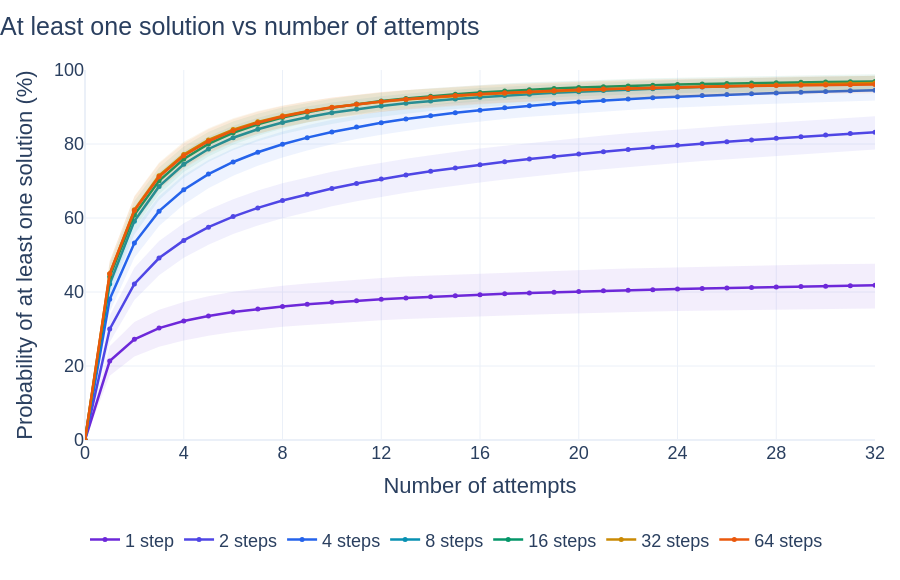

Notebook code cell kept with this figure:
### Code cell
attempt_counts = np.arange(ATTEMPTS_PER_PUZZLE + 1)
bootstrap_rng = np.random.default_rng(EVAL_SEED + 1)
# Reuse the same whole-puzzle bootstrap draws for every generation-step budget.
n_puzzles = len(evaluation_indices)
weights = bootstrap_rng.multinomial(
    n_puzzles,
    np.full(n_puzzles, 1 / n_puzzles),
    size=3000,
)
retry_results = {}
step_colors = [
    "#6D28D9",
    "#4F46E5",
    "#2563EB",
    "#0891B2",
    "#059669",
    "#CA8A04",
    "#EA580C",
]
fig = go.Figure()
for generation_steps in EVAL_STEP_COUNTS:
    successes = evaluation_successes[generation_steps]
    per_puzzle_pass = np.zeros((n_puzzles, ATTEMPTS_PER_PUZZLE + 1))
    no_solution = np.ones(n_puzzles)
    failed = ATTEMPTS_PER_PUZZLE - successes.sum(axis=1)
    for k in range(1, ATTEMPTS_PER_PUZZLE + 1):
        no_solution *= np.maximum(failed - k + 1, 0) / (ATTEMPTS_PER_PUZZLE - k + 1)
        per_puzzle_pass[:, k] = 1 - no_solution
    pass_at_k = per_puzzle_pass.mean(axis=0)
    lower, upper = np.quantile(
        weights @ per_puzzle_pass / n_puzzles, [0.025, 0.975], axis=0
    )
    retry_results[generation_steps] = dict(
        pass_at_k=pass_at_k, lower=lower, upper=upper
    )

    color = step_colors[EVAL_STEP_COUNTS.index(generation_steps) % len(step_colors)]
    rgb = tuple(int(color[position : position + 2], 16) for position in (1, 3, 5))
    group = str(generation_steps)
    fig.add_scatter(
        x=attempt_counts,
        y=100 * lower,
        mode="lines",
        line=dict(width=0),
        hoverinfo="skip",
        showlegend=False,
        legendgroup=group,
    )
    fig.add_scatter(
        x=attempt_counts,
        y=100 * upper,
        mode="lines",
        line=dict(width=0),
        fill="tonexty",
        fillcolor=f"rgba({rgb[0]},{rgb[1]},{rgb[2]},0.08)",
        hoverinfo="skip",
        showlegend=False,
        legendgroup=group,
    )
    fig.add_scatter(
        x=attempt_counts,
        y=100 * pass_at_k,
        mode="lines+markers",
        line=dict(color=color, width=2.5),
        marker=dict(size=5),
        name=f"{generation_steps} " + ("step" if generation_steps == 1 else "steps"),
        legendgroup=group,
        customdata=np.column_stack((100 * lower, 100 * upper)),
        hovertemplate=(
            "%{y:.2f}% · 95% interval [%{customdata[0]:.2f}%, %{customdata[1]:.2f}%]"
            "<extra>%{fullData.name}</extra>"
        ),
    )

fig.update_layout(
    title=dict(text="At least one solution vs number of attempts", x=0),
    template="plotly_white",
    height=580,
    autosize=True,
    hovermode="x unified",
    xaxis=dict(
        title="Number of attempts",
        range=[0, ATTEMPTS_PER_PUZZLE],
        dtick=max(1, ATTEMPTS_PER_PUZZLE // 8),
    ),
    yaxis=dict(title="Probability of at least one solution (%)", range=[0, 100]),
    font=dict(family="Arial, sans-serif", size=18),
    legend=dict(orientation="h", y=-0.22, x=0, groupclick="togglegroup"),
    margin=dict(l=85, r=25, t=70, b=140),
)
fig.show(config=PLOT_CONFIG)
fig.write_html(ARTIFACTS / "queens8_dfm_retries.html", config=PLOT_CONFIG)

np.savez_compressed(
    ARTIFACTS / "queens8_dfm_evaluation.npz",
    dataset_indices=evaluation_indices,
    puzzle_ids=puzzles["ids"][evaluation_indices],
    steps=np.asarray(EVAL_STEP_COUNTS),
    successes=np.stack([evaluation_successes[steps] for steps in EVAL_STEP_COUNTS]),
    attempt_counts=attempt_counts,
    pass_at_k=np.stack(
        [retry_results[steps]["pass_at_k"] for steps in EVAL_STEP_COUNTS]
    ),
    lower=np.stack([retry_results[steps]["lower"] for steps in EVAL_STEP_COUNTS]),
    upper=np.stack([retry_results[steps]["upper"] for steps in EVAL_STEP_COUNTS]),
    evaluation_seed=EVAL_SEED,
    batch_size=EVAL_BATCH_SIZE,
    dataset_sha256=puzzles["metadata"]["data_sha256"],
    checkpoint_sha256=checkpoint_sha256,
    optimizer_updates=run.global_step,
)

### Figure 1 — Plotly figure (JSON) as saved in the notebook; plotly's stock layout.template omitted (floating-point values rounded to 4 significant figures)
{"data": [{"hoverinfo": "skip", "legendgroup": "1", "line": {"width": 0}, "mode": "lines", "showlegend": false, "type": "scatter", "x": [0, 1, 2, 3, 4, 5, 6, 7, 8, 9, 10, 11, 12, 13, 14, 15, 16, 17, 18, 19, 20, 21, 22, 23, 24, 25, 26, 27, 28, 29, 30, 31, 32], "y": [0.0, 17.35, 22.57, 25.24, 26.92, 28.17, 29.16, 29.92, 30.58, 31.09, 31.58, 32.02, 32.4, 32.73, 32.99, 33.23, 33.44, 33.65, 33.86, 34.06, 34.27, 34.41, 34.54, 34.7, 34.85, 34.96, 35.07, 35.22, 35.34, 35.39, 35.45, 35.5, 35.55]}, {"fill": "tonexty", "fillcolor": "rgba(109,40,217,0.08)", "hoverinfo": "skip", "legendgroup": "1", "line": {"width": 0}, "mode": "lines", "showlegend": false, "type": "scatter", "x": [0, 1, 2, 3, 4, 5, 6, 7, 8, 9, 10, 11, 12, 13, 14, 15, 16, 17, 18, 19, 20, 21, 22, 23, 24, 25, 26, 27, 28, 29, 30, 31, 32], "y": [0.0, 25.37, 31.88, 35.19, 37.32, 38.87, 40.05, 40.87, 41.72, 42.3, 42.84, 43.34, 43.76, 44.17, 44.43, 44.76, 45.02, 45.28, 45.55, 45.77, 45.97, 46.18, 46.34, 46.51, 46.71, 46.84, 46.97, 47.14, 47.25, 47.39, 47.48, 47.57, 47.66]}, {"customdata": [[0.0, 0.0], [17.35, 25.37], [22.57, 31.88], [25.24, 35.19], [26.92, 37.32], [28.17, 38.87], [29.16, 40.05], [29.92, 40.87], [30.58, 41.72], [31.09, 42.3], [31.58, 42.84], [32.02, 43.34], [32.4, 43.76], [32.73, 44.17], [32.99, 44.43], [33.23, 44.76], [33.44, 45.02], [33.65, 45.28], [33.86, 45.55], [34.06, 45.77], [34.27, 45.97], [34.41, 46.18], [34.54, 46.34], [34.7, 46.51], [34.85, 46.71], [34.96, 46.84], [35.07, 46.97], [35.22, 47.14], [35.34, 47.25], [35.39, 47.39], [35.45, 47.48], [35.5, 47.57], [35.55, 47.66]], "hovertemplate": "%{y:.2f}% · 95% interval [%{customdata[0]:.2f}%, %{customdata[1]:.2f}%]<extra>%{fullData.name}</extra>", "legendgroup": "1", "line": {"color": "#6D28D9", "width": 2.5}, "marker": {"size": 5}, "mode": "lines+markers", "name": "1 step", "type": "scatter", "x": [0, 1, 2, 3, 4, 5, 6, 7, 8, 9, 10, 11, 12, 13, 14, 15, 16, 17, 18, 19, 20, 21, 22, 23, 24, 25, 26, 27, 28, 29, 30, 31, 32], "y": [0.0, 21.34, 27.22, 30.25, 32.16, 33.52, 34.56, 35.41, 36.1, 36.69, 37.2, 37.65, 38.04, 38.39, 38.71, 39.0, 39.26, 39.5, 39.72, 39.93, 40.12, 40.3, 40.48, 40.64, 40.79, 40.93, 41.07, 41.21, 41.33, 41.46, 41.57, 41.69, 41.8]}, {"hoverinfo": "skip", "legendgroup": "2", "line": {"width": 0}, "mode": "lines", "showlegend": false, "type": "scatter", "x": [0, 1, 2, 3, 4, 5, 6, 7, 8, 9, 10, 11, 12, 13, 14, 15, 16, 17, 18, 19, 20, 21, 22, 23, 24, 25, 26, 27, 28, 29, 30, 31, 32], "y": [0.0, 26.4, 37.83, 44.53, 49.23, 52.79, 55.66, 57.95, 59.96, 61.65, 63.15, 64.49, 65.71, 66.83, 67.81, 68.76, 69.63, 70.44, 71.19, 71.93, 72.58, 73.18, 73.8, 74.37, 74.89, 75.42, 75.84, 76.33, 76.76, 77.22, 77.6, 78.06, 78.52]}, {"fill": "tonexty", "fillcolor": "rgba(79,70,229,0.08)", "hoverinfo": "skip", "legendgroup": "2", "line": {"width": 0}, "mode": "lines", "showlegend": false, "type": "scatter", "x": [0, 1, 2, 3, 4, 5, 6, 7, 8, 9, 10, 11, 12, 13, 14, 15, 16, 17, 18, 19, 20, 21, 22, 23, 24, 25, 26, 27, 28, 29, 30, 31, 32], "y": [0.0, 33.57, 46.55, 53.76, 58.58, 62.21, 65.05, 67.45, 69.4, 71.0, 72.48, 73.79, 74.94, 76.01, 76.99, 77.92, 78.76, 79.55, 80.28, 80.97, 81.65, 82.3, 82.88, 83.44, 83.93, 84.43, 84.93, 85.38, 85.82, 86.32, 86.73, 87.12, 87.5]}, {"customdata": [[0.0, 0.0], [26.4, 33.57], [37.83, 46.55], [44.53, 53.76], [49.23, 58.58], [52.79, 62.21], [55.66, 65.05], [57.95, 67.45], [59.96, 69.4], [61.65, 71.0], [63.15, 72.48], [64.49, 73.79], [65.71, 74.94], [66.83, 76.01], [67.81, 76.99], [68.76, 77.92], [69.63, 78.76], [70.44, 79.55], [71.19, 80.28], [71.93, 80.97], [72.58, 81.65], [73.18, 82.3], [73.8, 82.88], [74.37, 83.44], [74.89, 83.93], [75.42, 84.43], [75.84, 84.93], [76.33, 85.38], [76.76, 85.82], [77.22, 86.32], [77.6, 86.73], [78.06, 87.12], [78.52, 87.5]], "hovertemplate": "%{y:.2f}% · 95% interval [%{customdata[0]:.2f}%, %{customdata[1]:.2f}%]<extra>%{fullData.name}</extra>", "legendgroup": "2", "line": {"color": "#4F46E5", "width": 2.5}, "marker": {"size": 5}, "mode": "lines+markers", "name": "2 steps", "type": "scatter", "x": [0, 1, 2, 3, 4, 5, 6, 7, 8, 9, 10, 11, 12, 13, 14, 15, 16, 17, 18, 19, 20, 21, 22, 23, 24, 25, 26, 27, 28, 29, 30, 31, 32], "y": [0.0, 29.98, 42.19, 49.18, 53.94, 57.52, 60.37, 62.73, 64.72, 66.44, 67.96, 69.3, 70.51, 71.61, 72.61, 73.54, 74.4, 75.2, 75.94, 76.65, 77.31, 77.94, 78.53, 79.09, 79.63, 80.14, 80.63, 81.1, 81.56, 81.99, 82.41, 82.81, 83.2]}, {"hoverinfo": "skip", "legendgroup": "4", "line": {"width": 0}, "mode": "lines", "showlegend": false, "type": "scatter", "x": [0, 1, 2, 3, 4, 5, 6, 7, 8, 9, 10, 11, 12, 13, 14, 15, 16, 17, 18, 19, 20, 21, 22, 23, 24, 25, 26, 27, 28, 29, 30, 31, 32], "y": [0.0, 34.57, 49.28, 57.85, 63.67, 68.03, 71.39, 74.13, 76.37, 78.27, 79.91, 81.33, 82.52, 83.58, 84.5, 85.33, 86.08, 86.74, 87.35, 87.85, 88.36, 88.81, 89.2, 89.57, 89.91, 90.19, 90.42, 90.7, 90.91, 91.1, 91.32, 91.56, 91.79]}, {"fill": "tonexty", "fillcolor": "rgba(37,99,235,0.08)", "hoverinfo": "skip", "legendgroup": "4", "line": {"width": 0}, "mode": "lines", "showlegend": false, "type": "scatter", "x": [0, 1, 2, 3, 4, 5, 6, 7, 8, 9, 10, 11, 12, 13, 14, 15, 16, 17, 18, 19, 20, 21, 22, 23, 24, 25, 26, 27, 28, 29, 30, 31, 32], "y": [0.0, 41.6, 57.25, 65.9, 71.59, 75.66, 78.81, 81.3, 83.38, 85.08, 86.56, 87.77, 88.86, 89.77, 90.62, 91.36, 92.01, 92.61, 93.16, 93.66, 94.11, 94.48, 94.82, 95.15, 95.48, 95.77, 95.98, 96.21, 96.42, 96.64, 96.86, 97.07, 97.27]}, {"customdata": [[0.0, 0.0], [34.57, 41.6], [49.28, 57.25], [57.85, 65.9], [63.67, 71.59], [68.03, 75.66], [71.39, 78.81], [74.13, 81.3], [76.37, 83.38], [78.27, 85.08], [79.91, 86.56], [81.33, 87.77], [82.52, 88.86], [83.58, 89.77], [84.5, 90.62], [85.33, 91.36], [86.08, 92.01], [86.74, 92.61], [87.35, 93.16], [87.85, 93.66], [88.36, 94.11], [88.81, 94.48], [89.2, 94.82], [89.57, 95.15], [89.91, 95.48], [90.19, 95.77], [90.42, 95.98], [90.7, 96.21], [90.91, 96.42], [91.1, 96.64], [91.32, 96.86], [91.56, 97.07], [91.79, 97.27]], "hovertemplate": "%{y:.2f}% · 95% interval [%{customdata[0]:.2f}%, %{customdata[1]:.2f}%]<extra>%{fullData.name}</extra>", "legendgroup": "4", "line": {"color": "#2563EB", "width": 2.5}, "marker": {"size": 5}, "mode": "lines+markers", "name": "4 steps", "type": "scatter", "x": [0, 1, 2, 3, 4, 5, 6, 7, 8, 9, 10, 11, 12, 13, 14, 15, 16, 17, 18, 19, 20, 21, 22, 23, 24, 25, 26, 27, 28, 29, 30, 31, 32], "y": [0.0, 38.05, 53.23, 61.86, 67.64, 71.87, 75.14, 77.76, 79.91, 81.72, 83.26, 84.58, 85.73, 86.75, 87.64, 88.44, 89.15, 89.78, 90.35, 90.87, 91.33, 91.76, 92.14, 92.49, 92.8, 93.09, 93.35, 93.59, 93.81, 94.02, 94.2, 94.37, 94.53]}, {"hoverinfo": "skip", "legendgroup": "8", "line": {"width": 0}, "mode": "lines", "showlegend": false, "type": "scatter", "x": [0, 1, 2, 3, 4, 5, 6, 7, 8, 9, 10, 11, 12, 13, 14, 15, 16, 17, 18, 19, 20, 21, 22, 23, 24, 25, 26, 27, 28, 29, 30, 31, 32], "y": [0.0, 38.84, 55.52, 64.88, 70.86, 75.13, 78.3, 80.71, 82.64, 84.15, 85.43, 86.52, 87.39, 88.17, 88.89, 89.48, 89.97, 90.45, 90.88, 91.25, 91.59, 91.92, 92.22, 92.48, 92.73, 92.98, 93.18, 93.39, 93.58, 93.74, 93.88, 94.02, 94.14]}, {"fill": "tonexty", "fillcolor": "rgba(8,145,178,0.08)", "hoverinfo": "skip", "legendgroup": "8", "line": {"width": 0}, "mode": "lines", "showlegend": false, "type": "scatter", "x": [0, 1, 2, 3, 4, 5, 6, 7, 8, 9, 10, 11, 12, 13, 14, 15, 16, 17, 18, 19, 20, 21, 22, 23, 24, 25, 26, 27, 28, 29, 30, 31, 32], "y": [0.0, 45.48, 62.96, 72.31, 78.06, 82.03, 84.92, 87.06, 88.77, 90.12, 91.22, 92.13, 92.9, 93.56, 94.15, 94.65, 95.1, 95.48, 95.81, 96.13, 96.38, 96.66, 96.9, 97.11, 97.33, 97.51, 97.68, 97.82, 97.97, 98.11, 98.23, 98.34, 98.44]}, {"customdata": [[0.0, 0.0], [38.84, 45.48], [55.52, 62.96], [64.88, 72.31], [70.86, 78.06], [75.13, 82.03], [78.3, 84.92], [80.71, 87.06], [82.64, 88.77], [84.15, 90.12], [85.43, 91.22], [86.52, 92.13], [87.39, 92.9], [88.17, 93.56], [88.89, 94.15], [89.48, 94.65], [89.97, 95.1], [90.45, 95.48], [90.88, 95.81], [91.25, 96.13], [91.59, 96.38], [91.92, 96.66], [92.22, 96.9], [92.48, 97.11], [92.73, 97.33], [92.98, 97.51], [93.18, 97.68], [93.39, 97.82], [93.58, 97.97], [93.74, 98.11], [93.88, 98.23], [94.02, 98.34], [94.14, 98.44]], "hovertemplate": "%{y:.2f}% · 95% interval [%{customdata[0]:.2f}%, %{customdata[1]:.2f}%]<extra>%{fullData.name}</extra>", "legendgroup": "8", "line": {"color": "#0891B2", "width": 2.5}, "marker": {"size": 5}, "mode": "lines+markers", "name": "8 steps", "type": "scatter", "x": [0, 1, 2, 3, 4, 5, 6, 7, 8, 9, 10, 11, 12, 13, 14, 15, 16, 17, 18, 19, 20, 21, 22, 23, 24, 25, 26, 27, 28, 29, 30, 31, 32], "y": [0.0, 42.14, 59.15, 68.53, 74.51, 78.65, 81.68, 83.99, 85.8, 87.25, 88.44, 89.43, 90.27, 90.99, 91.62, 92.17, 92.65, 93.09, 93.48, 93.83, 94.15, 94.44, 94.71, 94.95, 95.18, 95.39, 95.59, 95.77, 95.93, 96.09, 96.23, 96.36, 96.48]}, {"hoverinfo": "skip", "legendgroup": "16", "line": {"width": 0}, "mode": "lines", "showlegend": false, "type": "scatter", "x": [0, 1, 2, 3, 4, 5, 6, 7, 8, 9, 10, 11, 12, 13, 14, 15, 16, 17, 18, 19, 20, 21, 22, 23, 24, 25, 26, 27, 28, 29, 30, 31, 32], "y": [0.0, 40.62, 57.25, 66.45, 72.44, 76.63, 79.78, 82.25, 84.21, 85.78, 87.1, 88.16, 89.04, 89.79, 90.46, 91.03, 91.51, 91.93, 92.28, 92.63, 92.9, 93.13, 93.35, 93.55, 93.74, 93.89, 94.01, 94.13, 94.23, 94.32, 94.4, 94.47, 94.53]}, {"fill": "tonexty", "fillcolor": "rgba(5,150,105,0.08)", "hoverinfo": "skip", "legendgroup": "16", "line": {"width": 0}, "mode": "lines", "showlegend": false, "type": "scatter", "x": [0, 1, 2, 3, 4, 5, 6, 7, 8, 9, 10, 11, 12, 13, 14, 15, 16, 17, 18, 19, 20, 21, 22, 23, 24, 25, 26, 27, 28, 29, 30, 31, 32], "y": [0.0, 47.6, 64.61, 73.64, 79.31, 83.22, 86.07, 88.19, 89.85, 91.13, 92.24, 93.15, 93.89, 94.55, 95.1, 95.55, 95.98, 96.34, 96.66, 96.93, 97.17, 97.39, 97.59, 97.78, 97.93, 98.07, 98.19, 98.31, 98.43, 98.55, 98.65, 98.74, 98.83]}, {"customdata": [[0.0, 0.0], [40.62, 47.6], [57.25, 64.61], [66.45, 73.64], [72.44, 79.31], [76.63, 83.22], [79.78, 86.07], [82.25, 88.19], [84.21, 89.85], [85.78, 91.13], [87.1, 92.24], [88.16, 93.15], [89.04, 93.89], [89.79, 94.55], [90.46, 95.1], [91.03, 95.55], [91.51, 95.98], [91.93, 96.34], [92.28, 96.66], [92.63, 96.93], [92.9, 97.17], [93.13, 97.39], [93.35, 97.59], [93.55, 97.78], [93.74, 97.93], [93.89, 98.07], [94.01, 98.19], [94.13, 98.31], [94.23, 98.43], [94.32, 98.55], [94.4, 98.65], [94.47, 98.74], [94.53, 98.83]], "hovertemplate": "%{y:.2f}% · 95% interval [%{customdata[0]:.2f}%, %{customdata[1]:.2f}%]<extra>%{fullData.name}</extra>", "legendgroup": "16", "line": {"color": "#059669", "width": 2.5}, "marker": {"size": 5}, "mode": "lines+markers", "name": "16 steps", "type": "scatter", "x": [0, 1, 2, 3, 4, 5, 6, 7, 8, 9, 10, 11, 12, 13, 14, 15, 16, 17, 18, 19, 20, 21, 22, 23, 24, 25, 26, 27, 28, 29, 30, 31, 32], "y": [0.0, 44.1, 60.88, 70.07, 75.94, 80.03, 83.04, 85.34, 87.15, 88.6, 89.79, 90.78, 91.62, 92.32, 92.93, 93.46, 93.91, 94.31, 94.66, 94.97, 95.25, 95.49, 95.7, 95.89, 96.06, 96.21, 96.35, 96.47, 96.57, 96.66, 96.74, 96.81, 96.88]}, {"hoverinfo": "skip", "legendgroup": "32", "line": {"width": 0}, "mode": "lines", "showlegend": false, "type": "scatter", "x": [0, 1, 2, 3, 4, 5, 6, 7, 8, 9, 10, 11, 12, 13, 14, 15, 16, 17, 18, 19, 20, 21, 22, 23, 24, 25, 26, 27, 28, 29, 30, 31, 32], "y": [0.0, 41.67, 58.67, 67.86, 73.68, 77.7, 80.64, 82.79, 84.44, 85.83, 86.89, 87.82, 88.62, 89.26, 89.8, 90.29, 90.69, 91.07, 91.4, 91.71, 91.98, 92.22, 92.44, 92.67, 92.85, 93.02, 93.19, 93.32, 93.48, 93.65, 93.82, 93.98, 94.14]}, {"fill": "tonexty", "fillcolor": "rgba(202,138,4,0.08)", "hoverinfo": "skip", "legendgroup": "32", "line": {"width": 0}, "mode": "lines", "showlegend": false, "type": "scatter", "x": [0, 1, 2, 3, 4, 5, 6, 7, 8, 9, 10, 11, 12, 13, 14, 15, 16, 17, 18, 19, 20, 21, 22, 23, 24, 25, 26, 27, 28, 29, 30, 31, 32], "y": [0.0, 48.33, 65.94, 75.03, 80.6, 84.29, 86.95, 88.93, 90.41, 91.58, 92.52, 93.3, 93.98, 94.52, 94.96, 95.36, 95.71, 96.01, 96.29, 96.54, 96.76, 96.96, 97.14, 97.28, 97.42, 97.58, 97.74, 97.9, 98.03, 98.13, 98.24, 98.34, 98.44]}, {"customdata": [[0.0, 0.0], [41.67, 48.33], [58.67, 65.94], [67.86, 75.03], [73.68, 80.6], [77.7, 84.29], [80.64, 86.95], [82.79, 88.93], [84.44, 90.41], [85.83, 91.58], [86.89, 92.52], [87.82, 93.3], [88.62, 93.98], [89.26, 94.52], [89.8, 94.96], [90.29, 95.36], [90.69, 95.71], [91.07, 96.01], [91.4, 96.29], [91.71, 96.54], [91.98, 96.76], [92.22, 96.96], [92.44, 97.14], [92.67, 97.28], [92.85, 97.42], [93.02, 97.58], [93.19, 97.74], [93.32, 97.9], [93.48, 98.03], [93.65, 98.13], [93.82, 98.24], [93.98, 98.34], [94.14, 98.44]], "hovertemplate": "%{y:.2f}% · 95% interval [%{customdata[0]:.2f}%, %{customdata[1]:.2f}%]<extra>%{fullData.name}</extra>", "legendgroup": "32", "line": {"color": "#CA8A04", "width": 2.5}, "marker": {"size": 5}, "mode": "lines+markers", "name": "32 steps", "type": "scatter", "x": [0, 1, 2, 3, 4, 5, 6, 7, 8, 9, 10, 11, 12, 13, 14, 15, 16, 17, 18, 19, 20, 21, 22, 23, 24, 25, 26, 27, 28, 29, 30, 31, 32], "y": [0.0, 44.95, 62.22, 71.44, 77.18, 81.09, 83.89, 85.99, 87.6, 88.88, 89.9, 90.75, 91.45, 92.04, 92.55, 92.99, 93.38, 93.72, 94.03, 94.3, 94.55, 94.77, 94.98, 95.17, 95.35, 95.52, 95.68, 95.83, 95.97, 96.11, 96.24, 96.36, 96.48]}, {"hoverinfo": "skip", "legendgroup": "64", "line": {"width": 0}, "mode": "lines", "showlegend": false, "type": "scatter", "x": [0, 1, 2, 3, 4, 5, 6, 7, 8, 9, 10, 11, 12, 13, 14, 15, 16, 17, 18, 19, 20, 21, 22, 23, 24, 25, 26, 27, 28, 29, 30, 31, 32], "y": [0.0, 41.5, 58.31, 67.49, 73.32, 77.36, 80.43, 82.69, 84.45, 85.86, 87.04, 87.98, 88.73, 89.42, 89.98, 90.47, 90.86, 91.22, 91.54, 91.84, 92.1, 92.31, 92.5, 92.67, 92.83, 92.98, 93.12, 93.22, 93.34, 93.46, 93.57, 93.66, 93.75]}, {"fill": "tonexty", "fillcolor": "rgba(234,88,12,0.08)", "hoverinfo": "skip", "legendgroup": "64", "line": {"width": 0}, "mode": "lines", "showlegend": false, "type": "scatter", "x": [0, 1, 2, 3, 4, 5, 6, 7, 8, 9, 10, 11, 12, 13, 14, 15, 16, 17, 18, 19, 20, 21, 22, 23, 24, 25, 26, 27, 28, 29, 30, 31, 32], "y": [0.0, 48.35, 65.72, 74.7, 80.22, 83.96, 86.68, 88.73, 90.28, 91.52, 92.54, 93.35, 94.02, 94.59, 95.09, 95.53, 95.89, 96.22, 96.48, 96.72, 96.95, 97.15, 97.34, 97.49, 97.65, 97.79, 97.92, 98.03, 98.13, 98.23, 98.31, 98.38, 98.44]}, {"customdata": [[0.0, 0.0], [41.5, 48.35], [58.31, 65.72], [67.49, 74.7], [73.32, 80.22], [77.36, 83.96], [80.43, 86.68], [82.69, 88.73], [84.45, 90.28], [85.86, 91.52], [87.04, 92.54], [87.98, 93.35], [88.73, 94.02], [89.42, 94.59], [89.98, 95.09], [90.47, 95.53], [90.86, 95.89], [91.22, 96.22], [91.54, 96.48], [91.84, 96.72], [92.1, 96.95], [92.31, 97.15], [92.5, 97.34], [92.67, 97.49], [92.83, 97.65], [92.98, 97.79], [93.12, 97.92], [93.22, 98.03], [93.34, 98.13], [93.46, 98.23], [93.57, 98.31], [93.66, 98.38], [93.75, 98.44]], "hovertemplate": "%{y:.2f}% · 95% interval [%{customdata[0]:.2f}%, %{customdata[1]:.2f}%]<extra>%{fullData.name}</extra>", "legendgroup": "64", "line": {"color": "#EA580C", "width": 2.5}, "marker": {"size": 5}, "mode": "lines+markers", "name": "64 steps", "type": "scatter", "x": [0, 1, 2, 3, 4, 5, 6, 7, 8, 9, 10, 11, 12, 13, 14, 15, 16, 17, 18, 19, 20, 21, 22, 23, 24, 25, 26, 27, 28, 29, 30, 31, 32], "y": [0.0, 44.93, 62.02, 71.12, 76.83, 80.75, 83.6, 85.76, 87.44, 88.78, 89.86, 90.75, 91.49, 92.11, 92.64, 93.09, 93.49, 93.83, 94.13, 94.4, 94.63, 94.84, 95.03, 95.19, 95.34, 95.47, 95.6, 95.7, 95.8, 95.89, 95.96, 96.03, 96.09]}], "layout": {"autosize": true, "font": {"family": "Arial, sans-serif", "size": 18}, "height": 580, "hovermode": "x unified", "legend": {"groupclick": "togglegroup", "orientation": "h", "x": 0, "y": -0.22}, "margin": {"b": 140, "l": 85, "r": 25, "t": 70}, "title": {"text": "At least one solution vs number of attempts", "x": 0}, "xaxis": {"dtick": 4, "range": [0, 32], "title": {"text": "Number of attempts"}}, "yaxis": {"range": [0, 100], "title": {"text": "Probability of at least one solution (%)"}}}}
